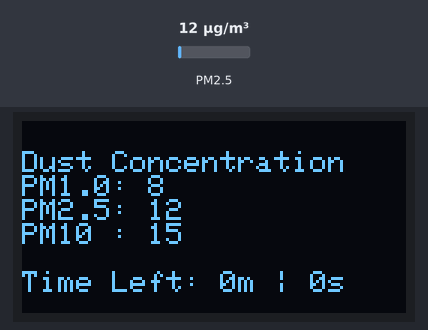
This sketch was run on a simulated Arduino Mega 2560, built with avr-gcc and run on an emulated ATmega2560. On the bench: 128×64 one-colour display. Inputs (shaded band) come from the test bench; at power-on: PM2.5 12 µg/m³.

Above: at 5.2 s.
5.3 s: PM2.5 set to 6 µg/m³
At 6.5 s:
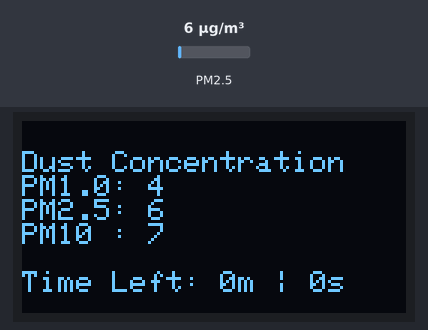
7.6 s: PM2.5 set to 75 µg/m³
At 9.4 s:
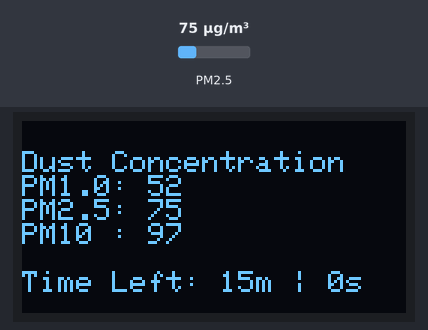
9.7 s: PM2.5 set to 2 µg/m³
At 11.0 s:
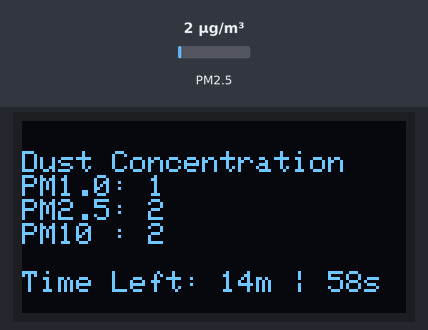
Timing chart, 0 to 12.7 s (numbered marks = the images above; inputs shaded):
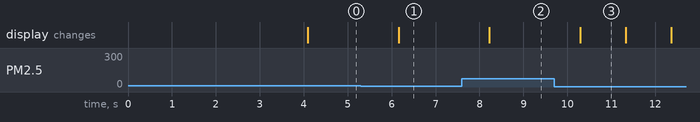

Measured:
- after the input at 5.3 s, the display: changes after 0.86 s (image 1)
- after the input at 7.6 s, the display: changes after 0.63 s (image 2)
- after the input at 9.7 s, the display: changes after 0.60 s (image 3)
- what the display in image 3 shows lasts 1.0 s, from 10.3 s to 11.3 s

The sketch:

auto-airfilter.ino
```cpp
#include "PMS.h"
#include "SoftwareSerial.h"
#include <Wire.h>
#include <Adafruit_GFX.h>
#include <Adafruit_SSD1306.h>

#define SCREEN_WIDTH 128 // OLED display width, in pixels
#define SCREEN_HEIGHT 64 // OLED display height, in pixels

Adafruit_SSD1306 lcd(SCREEN_WIDTH, SCREEN_HEIGHT, &Wire, -1);

SoftwareSerial Serial1(2, 3); // RX, TX

PMS pms(Serial1);
PMS::DATA data;

// Settings you can configure
//***************************************************************************
// How long to run the fan after coming under threshold (default=15min)
long fan_timeout = 900000;
// Threshold for pm2.5 particles
int pm2_5max = 27;
//***************************************************************************

int fanPowerPin = 4;  // Digital Pin that the Relay is connected to
long start_millis;
int fanPowerStatus = LOW; //Set fan off when starting


void setup()
{
  Serial.begin(115200);
  Serial1.begin(9600);

  if(!lcd.begin(SSD1306_SWITCHCAPVCC, 0x3C)) { // Address 0x3D for 128x64
    Serial.println(F("SSD1306 allocation failed"));
    for(;;);
  }
  pinMode(fanPowerPin, OUTPUT);
  digitalWrite(fanPowerPin, LOW);
  lcd.clearDisplay();
  lcd.setTextSize(3);
  lcd.setTextColor(WHITE);
  lcd.setCursor(0, 10);
  lcd.println("Warming Up!");
  lcd.display();
  delay(4000);
}

void loop()
{
  long fan_time_left = 0;
  if (pms.read(data))
  {
    if (data.PM_AE_UG_2_5 > pm2_5max)
    {
      start_millis = millis();
      fanPowerStatus = HIGH;
      fan_time_left = fan_timeout;
      digitalWrite(fanPowerPin, fanPowerStatus);
    } else if ((millis() - start_millis < fan_timeout) && (fanPowerStatus == HIGH))
    {
       fan_time_left = fan_timeout - (millis() - start_millis);
    } else if ((millis() - start_millis > fan_timeout) && (data.PM_AE_UG_2_5 <= pm2_5max) && (fanPowerStatus == HIGH))
    {
      fanPowerStatus = LOW;
      digitalWrite(fanPowerPin, fanPowerStatus);
      fan_time_left = 0;
    }
    print_screen (data, fan_time_left);
    delay(1000);
  }
}

void print_screen (PMS::DATA data, long time_left)
{
  int tseconds = time_left / 1000;
  int tminutes = tseconds / 60;
  int seconds = tseconds % 60;
  lcd.clearDisplay();
  lcd.setTextSize(1);
  lcd.setCursor(0, 10);
  lcd.println("Dust Concentration");
  lcd.print("PM1.0: "); lcd.println(data.PM_AE_UG_1_0);
  lcd.print("PM2.5: "); lcd.println(data.PM_AE_UG_2_5);
  lcd.print("PM10 : "); lcd.println(data.PM_AE_UG_10_0);
  lcd.println("");
  lcd.print("Time Left: "); lcd.print(tminutes); lcd.print("m | "); lcd.print(seconds); lcd.println("s");
  lcd.display();
}
```
